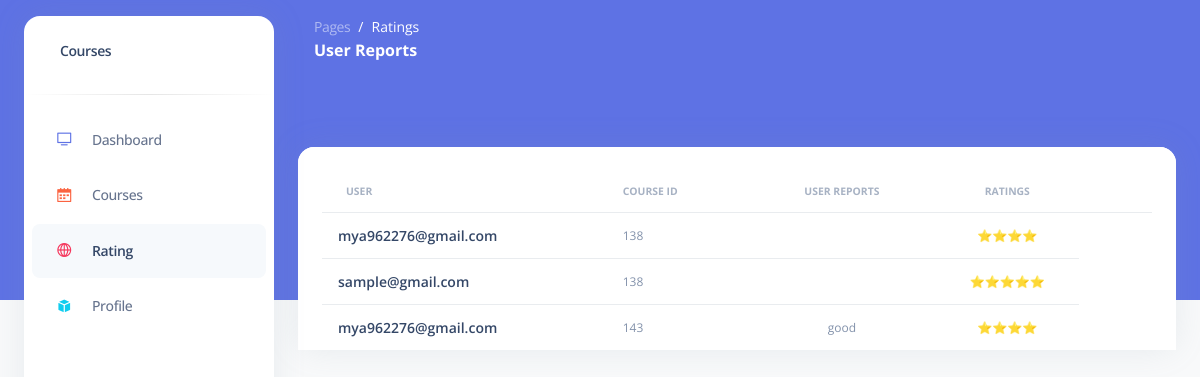
Screenshot of /adminrating with the database file from the repository.
### Classroomapp/models.py (models this page shows)
class Rating(models.Model):
    email=models.EmailField(max_length=50)
    courseid=models.IntegerField()
    ratingvalue=models.PositiveSmallIntegerField()
    feedback=models.CharField(max_length=400,default=None)

### Classroomapp/views.py (the view)
# urls.py: path('adminrating',views.adminrating),
def adminrating(request):
    ratings=Rating.objects.all()
    return render(request,'rating.html',{'ratings':ratings})

### templates/rating.html (shortened to what this page needs)
<!DOCTYPE html>
<html lang="en">
<head>
  <link href="../static/css/nucleo-icons.css" rel="stylesheet" />
  <link href="../static/css/nucleo-svg.css" rel="stylesheet" />
  <link href="../static/css/nucleo-svg.css" rel="stylesheet" />
  <link id="pagestyle" href="../static/css/argon-dashboard.css" rel="stylesheet" />
</head>
<body class="g-sidenav-show   bg-gray-100">
  <aside class="sidenav bg-white navbar navbar-vertical navbar-expand-xs border-0 border-radius-xl my-3 fixed-start ms-4 " id="sidenav-main">
    <div class="sidenav-header">
      <a class="navbar-brand m-0" href=" https://demos.creative-tim.com/argon-dashboard/pages/dashboard.html " target="_blank">
        <span class="ms-1 font-weight-bold"> Courses </span>
      </a>
    </div>
    <hr class="horizontal dark mt-0">
    <div class="collapse navbar-collapse  w-auto " id="sidenav-collapse-main">
      <ul class="navbar-nav">
        <li class="nav-item" >
          <a class="nav-link " href="adminpage">
            <div class="icon icon-shape icon-sm border-radius-md text-center me-2 d-flex align-items-center justify-content-center">
              <i class="ni ni-tv-2 text-primary text-sm opacity-10"></i>
            </div>
            <span class="nav-link-text ms-1">Dashboard</span>
          </a>
        </li>
        <li class="nav-item" >
          <a class="nav-link  " href="course">
            <div class="icon icon-shape icon-sm border-radius-md text-center me-2 d-flex align-items-center justify-content-center">
              <i class="ni ni-calendar-grid-58 text-warning text-sm opacity-10"></i>
            </div>
            <span class="nav-link-text ms-1">Courses</span>
          </a>
        </li>
        <li class="nav-item">
          <a class="nav-link active " href="adminrating">
            <div class="icon icon-shape icon-sm border-radius-md text-center me-2 d-flex align-items-center justify-content-center">
              <i class="ni ni-world-2 text-danger text-sm opacity-10"></i>
            </div>
            <span class="nav-link-text ms-1">Rating</span>
          </a>
        </li>
        <li class="nav-item">
          <a class="nav-link " href="adminprofile">
            <div class="icon icon-shape icon-sm border-radius-md text-center me-2 d-flex align-items-center justify-content-center">
              <i class="ni ni-app text-info text-sm opacity-10"></i>
            </div>
            <span class="nav-link-text ms-1">Profile</span>
          </a>
        </li>
      </ul>
    </div>
  </aside>
  <main class="main-content position-relative border-radius-lg ">
    <nav class="navbar navbar-main navbar-expand-lg px-0 mx-4 shadow-none border-radius-xl " id="navbarBlur" data-scroll="false">
      <div class="container-fluid py-1 px-3">
        <nav aria-label="breadcrumb">
          <ol class="breadcrumb bg-transparent mb-0 pb-0 pt-1 px-0 me-sm-6 me-5">
            <li class="breadcrumb-item text-sm"><a class="opacity-5 text-white" href="javascript:;">Pages</a></li>
            <li class="breadcrumb-item text-sm text-white active" aria-current="page">Ratings</li>
          </ol>
          <h6 class="font-weight-bolder text-white mb-0">User Reports</h6>
        </nav>
      </div>
    </nav>
    <div class="container-fluid py-4">
      </div>
      <div class="container-fluid py-4">
        <div class="row">
          <div class="col-12">
            <div class="card mb-4">
              <div class="card-header pb-0">
                <div class="table-responsive p-0">
                  <table class="table align-items-center mb-0">
                    <thead>
                      <tr>
                        <th class="text-uppercase text-secondary text-xxs font-weight-bolder opacity-7">User</th>
                        <th class="text-uppercase text-secondary text-xxs font-weight-bolder opacity-7 ps-2">Course Id</th>
                        <th class="text-center text-uppercase text-secondary text-xxs font-weight-bolder opacity-7">User reports</th>
                        <th class="text-center text-uppercase text-secondary text-xxs font-weight-bolder opacity-7">Ratings</th>
                        <th class="text-secondary opacity-7"></th>
                      </tr>
                    </thead>
                    <tbody>
                      {% for i in ratings %}
                      <tr>
                        <td>
                          <div class="d-flex px-2 py-1">
                            <div class="d-flex flex-column justify-content-center">
                              <h6 class="mb-0 text-sm">{{i.email}}</h6>
                            </div>
                          </div>
                        </td>
                        <td>
                          <p class="text-xs text-secondary mb-0">{{i.courseid}}</p>
                        </td>
                        <td class="align-middle text-center text-sm">
                          <p class="text-xs text-secondary mb-0">{{i.feedback}}</p>
                        </td>
                        {% if i.ratingvalue == 1 %}
                        <td class="align-middle text-center text-sm">
                            <p class="text-xs text-secondary mb-0">⭐</p>
                          </td>
                        {% elif i.ratingvalue == 2 %}
                        <td class="align-middle text-center text-sm">
                            <p class="text-xs text-secondary mb-0">⭐⭐</p>
                          </td>
                          {% elif i.ratingvalue == 3 %}
                          <td class="align-middle text-center text-sm">
                            <p class="text-xs text-secondary mb-0">⭐⭐⭐</p>
                          </td>
                          {% elif i.ratingvalue == 4 %}
                          <td class="align-middle text-center text-sm">
                            <p class="text-xs text-secondary mb-0">⭐⭐⭐⭐</p>
                          </td>
                          {% else %}
                          <td class="align-middle text-center text-sm">
                            <p class="text-xs text-secondary mb-0">⭐⭐⭐⭐⭐</p>
                          </td>
                          {% endif %}
                      </tr>
                      {% endfor %}
                    </tbody>
                  </table>
                </div>
</body>
</html>

### static/css/nucleo-svg.css (style rules this page uses)
.icon { display: inline-block; color: #111111; height: 1em; width: 1em; }
.icon-sm { height: 0.8em; width: 0.8em; }
.icon { fill: currentColor; stroke: none; }

### templates/rating.html (style rules this page uses)
#sidenav-main { transition: transform 0.3s ease; }

### rows the page displays
Rating: email "mya962276@gmail.com", courseid "138"
Rating: email "sample@gmail.com", courseid "138"
Rating: email "mya962276@gmail.com", courseid "143", feedback "good"
